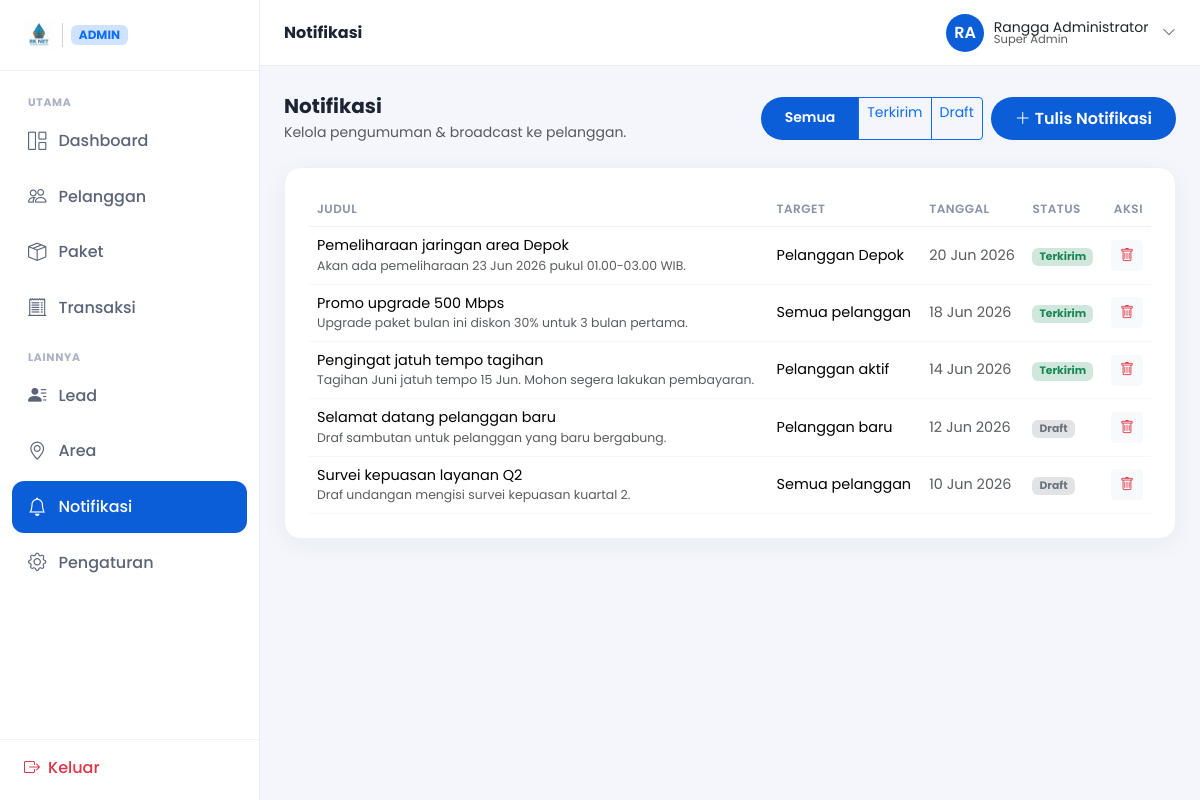
/admin/notifikasi.php (signed in), run on the app's committed database.
### tables this page shows
CREATE TABLE notifikasi (
    id       INT AUTO_INCREMENT PRIMARY KEY,
    judul    VARCHAR(150) NOT NULL,
    isi      TEXT         NOT NULL,
    target   VARCHAR(80)  NOT NULL,
    tanggal  VARCHAR(20)  NOT NULL,
    status   VARCHAR(20)  NOT NULL DEFAULT 'draft'
);

### auth.php (called while the page is built, shortened)
<?php
function idAdminSaatIni(): ?int
{
    return isset($_SESSION['admin_id']) ? (int) $_SESSION['admin_id'] : null;
}

### db.php (called while the page is built, shortened)
<?php
function db(): mysqli
{
    static $db = null;
    if ($db !== null) return $db;
    try {
        $db = new mysqli(DB_HOST, DB_USER, DB_PASS, DB_NAME, DB_PORT);
        $db->set_charset('utf8mb4');
    } catch (mysqli_sql_exception $e) {
        pesanErrorDb('Koneksi database gagal.',
            'Pastikan MySQL berjalan di port ' . DB_PORT . ' dan database <code>' . DB_NAME . '</code> sudah dibuat.');
    }
    return $db;
}
function stmtSiap(string $sql, array $params): mysqli_stmt
{
    $stmt = db()->prepare($sql);
    if ($params) {
        $tipe = '';
        foreach ($params as $p) {
            $tipe .= is_int($p) ? 'i' : (is_float($p) ? 'd' : 's');
        }
        $ref = [$tipe];
        foreach ($params as $i => $v) {
            $ref[] = &$params[$i];
        }
        call_user_func_array([$stmt, 'bind_param'], $ref);
    }
    $stmt->execute();
    return $stmt;
}
function kueri(string $sql, array $params = []): array
{
    return stmtSiap($sql, $params)->get_result()->fetch_all(MYSQLI_ASSOC);
}
function kueriSatu(string $sql, array $params = []): ?array
{
    $baris = stmtSiap($sql, $params)->get_result()->fetch_assoc();
    return $baris ?: null;
}
function kueriNilai(string $sql, array $params = [])
{
    $baris = stmtSiap($sql, $params)->get_result()->fetch_row();
    return $baris ? $baris[0] : null;
}

### admin-config.php (called while the page is built, shortened)
<?php
require_once __DIR__ . '/helpers.php';
require_once __DIR__ . '/db.php';
require_once __DIR__ . '/auth.php';
require_once __DIR__ . '/pagination.php';
$admin = kueriSatu("SELECT nama, email, peran FROM admin WHERE id = ?", [idAdminSaatIni()]);

### pagination.php (called while the page is built, shortened)
<?php
require_once __DIR__ . '/db.php';
function halamanSaatIni(): int
{
    $hal = (int) ($_GET['hal'] ?? 1);
    return $hal < 1 ? 1 : $hal;
}
function ambilPaginasi(string $sqlBase, string $sqlCount, array $params, int $perHalaman = PER_HALAMAN): array
{
    $total = (int) kueriNilai($sqlCount, $params);
    $totalHal = max(1, (int) ceil($total / $perHalaman));
    $hal = min(halamanSaatIni(), $totalHal);
    $offset = ($hal - 1) * $perHalaman;
    $baris = kueri($sqlBase . " LIMIT $perHalaman OFFSET $offset", $params);
    return ['baris' => $baris, 'hal' => $hal, 'totalHal' => $totalHal, 'total' => $total];
}

### helpers.php (called while the page is built, shortened)
<?php
if (!function_exists('badgeStatus')) {
    function badgeStatus(string $status): array
    {
        return match ($status) {
            'lunas'      => ['kelas' => 'bg-success-subtle text-success',     'label' => 'Telah Dibayar'],
            'menunggu'   => ['kelas' => 'bg-warning-subtle text-warning',     'label' => 'Menunggu Pembayaran'],
            'aktif'      => ['kelas' => 'bg-success-subtle text-success',     'label' => 'Aktif'],
            'nonaktif'   => ['kelas' => 'bg-secondary-subtle text-secondary', 'label' => 'Nonaktif'],
            'baru'       => ['kelas' => 'bg-info-subtle text-info',           'label' => 'Baru'],
            'dihubungi'  => ['kelas' => 'bg-primary-subtle text-primary',     'label' => 'Dihubungi'],
            'terjadwal'  => ['kelas' => 'bg-warning-subtle text-warning',     'label' => 'Terjadwal'],
            'selesai'    => ['kelas' => 'bg-success-subtle text-success',     'label' => 'Selesai'],
            'batal'      => ['kelas' => 'bg-secondary-subtle text-secondary', 'label' => 'Batal'],
            'tercakup'   => ['kelas' => 'bg-success-subtle text-success',     'label' => 'Tercakup'],
            'segera'     => ['kelas' => 'bg-warning-subtle text-warning',     'label' => 'Segera'],
            'terkirim'   => ['kelas' => 'bg-success-subtle text-success',     'label' => 'Terkirim'],
            'draft'      => ['kelas' => 'bg-secondary-subtle text-secondary', 'label' => 'Draft'],
            default      => ['kelas' => 'bg-secondary-subtle text-secondary', 'label' => ucfirst($status)],
        };
    }
}

### admin/notifikasi.php (the view, shortened to what this page needs)
<?php
require __DIR__ . '/../admin-config.php';
$judulHalaman = 'Notifikasi';
$status = $_GET['status'] ?? '';
$where = '';
$params = [];
$sqlBase  = "SELECT id, judul, isi, target, tanggal, status FROM notifikasi $where ORDER BY id";
$sqlCount = "SELECT COUNT(*) FROM notifikasi $where";
$hasil = ambilPaginasi($sqlBase, $sqlCount, $params);
?>
<!DOCTYPE html>
<html lang="id">
<?php include __DIR__ . '/partials/shell-head.php'; ?>
<?php include __DIR__ . '/partials/shell-open.php'; ?>
  <div class="d-flex flex-wrap gap-2 align-items-center justify-content-between mb-4">
    <div>
      <h5 class="fw-700 mb-1">Notifikasi</h5>
      <p class="text-muted small mb-0">Kelola pengumuman & broadcast ke pelanggan.</p>
    </div>
    <div class="d-flex flex-wrap gap-2">
      <div class="btn-group" role="group">
        <a href="?status=" class="btn btn-sm <?= $status === '' ? 'btn-rk' : 'btn-outline-primary' ?>">Semua</a>
        <a href="?status=terkirim" class="btn btn-sm <?= $status === 'terkirim' ? 'btn-rk' : 'btn-outline-primary' ?>">Terkirim</a>
        <a href="?status=draft" class="btn btn-sm <?= $status === 'draft' ? 'btn-rk' : 'btn-outline-primary' ?>">Draft</a>
      </div>
      <button class="btn btn-rk" type="button" data-bs-toggle="modal" data-bs-target="#modalTulisNotif">
        <i class="bi bi-plus-lg me-1"></i>Tulis Notifikasi</button>
    </div>
  </div>
  <div class="kartu kartu-pad">
    <div class="table-responsive">
      <table class="table align-middle mb-0 tabel-portal">
        <thead>
          <tr><th>Judul</th><th>Target</th><th>Tanggal</th><th>Status</th><th class="text-end">Aksi</th></tr>
        </thead>
        <tbody>
          <?php foreach ($hasil['baris'] as $n): $b = badgeStatus($n['status']); ?>
          <tr>
            <td>
              <div class="fw-600"><?= htmlspecialchars($n['judul']) ?></div>
              <div class="text-muted" style="font-size:.78rem"><?= htmlspecialchars($n['isi']) ?></div>
            </td>
            <td><?= htmlspecialchars($n['target']) ?></td>
            <td class="text-muted small"><?= htmlspecialchars($n['tanggal']) ?></td>
            <td><span class="badge <?= $b['kelas'] ?>"><?= $b['label'] ?></span></td>
            <td class="text-end">
              <form method="post" action="aksi-notifikasi.php" onsubmit="return confirm('Hapus notifikasi ini?')">
                <button type="submit" class="btn btn-sm btn-light text-danger"><i class="bi bi-trash"></i></button>
              </form>
            </td>
          </tr>
          <?php endforeach; ?>
        </tbody>
      </table>
    </div>
  </div>
<?php include __DIR__ . '/partials/shell-close.php'; ?>

### admin/partials/topbar.php (shortened to what this page needs)
<?php
$inisial = '';
foreach (explode(' ', trim($admin['nama'])) as $kata) {
    if ($kata !== '') $inisial .= mb_substr($kata, 0, 1);
}
$inisial = mb_strtoupper(mb_substr($inisial, 0, 2));
?>
<header class="portal-topbar">
  <div class="kiri">
    <h6 class="mb-0 fw-700"><?= htmlspecialchars($judulHalaman ?? 'Admin') ?></h6>
  </div>
  <div class="kanan">
    <div class="dropdown">
      <button class="topbar-user btn p-0 border-0 bg-transparent" data-bs-toggle="dropdown" aria-expanded="false">
        <span class="ava"><?= htmlspecialchars($inisial) ?></span>
        <span class="d-none d-sm-flex flex-column text-start lh-1">
          <span class="fw-600 small"><?= htmlspecialchars($admin['nama']) ?></span>
          <span class="text-muted" style="font-size:.72rem"><?= htmlspecialchars($admin['peran']) ?></span>
        </span>
        <i class="bi bi-chevron-down small text-muted ms-1"></i>
      </button>
    </div>
  </div>
</header>

### assets/css/style.css (style rules this page uses)
:root { --rk-blue:#0B5ED7; --rk-blue-dark:#06256E; --rk-blue-soft:#E8F0FE; --rk-cyan:#36C5F0; }
* { scroll-behavior:smooth }
body { font-family:'Poppins',system-ui,sans-serif;color:#1c2434 }
.btn-rk { background:var(--rk-blue);color:#fff;border-radius:50rem;padding:.6rem 1.5rem;font-weight:600;border:0;transition:.2s }
.fw-700 { font-weight:700 }

### assets/css/portal.css (style rules this page uses)
body.portal { background:#f4f6fb;font-family:'Poppins',system-ui,sans-serif;color:#1c2434 }
.portal-topbar { background:#fff;border-bottom:1px solid #eaecf3;padding:.85rem 1.5rem; display:flex;align-items:center;justify-content:space-between;position:sticky;top:0;z-index:1020 }
.portal-topbar .kiri { display:flex;align-items:center;gap:.75rem }
.portal-topbar .kanan { display:flex;align-items:center;gap:.5rem }
.topbar-user { display:flex;align-items:center;gap:.6rem;padding:.25rem .35rem .25rem .85rem }
.topbar-user .ava { width:38px;height:38px;border-radius:50%;background:var(--rk-blue);color:#fff;display:flex;align-items:center;justify-content:center;font-weight:600 }
.kartu { background:#fff;border:1px solid #eef0f6;border-radius:1rem;box-shadow:0 6px 24px rgba(6,37,110,.05) }
.kartu-pad { padding:1.5rem }
.tabel-portal thead th { font-size:.75rem;text-transform:uppercase;letter-spacing:.5px;color:#8a93a6;font-weight:600;border-bottom:1px solid #eef0f6 }
.tabel-portal td { border-bottom:1px solid #f4f6fb;font-size:.9rem }

### data on the page
notifikasi: judul "Pemeliharaan jaringan area Depok", isi "Akan ada pemeliharaan 23 Jun 2026 pukul 01.00-03.00 WIB.", target "Pelanggan Depok", tanggal "20 Jun 2026", status "Terkirim"
notifikasi: judul "Promo upgrade 500 Mbps", isi "Upgrade paket bulan ini diskon 30% untuk 3 bulan pertama.", target "Semua pelanggan", tanggal "18 Jun 2026", status "Terkirim"
notifikasi: judul "Pengingat jatuh tempo tagihan", isi "Tagihan Juni jatuh tempo 15 Jun. Mohon segera lakukan pembayaran.", target "Pelanggan aktif", tanggal "14 Jun 2026", status "Terkirim"
notifikasi: judul "Selamat datang pelanggan baru", isi "Draf sambutan untuk pelanggan yang baru bergabung.", target "Pelanggan baru", tanggal "12 Jun 2026", status "Draft"
notifikasi: judul "Survei kepuasan layanan Q2", isi "Draf undangan mengisi survei kepuasan kuartal 2.", target "Semua pelanggan", tanggal "10 Jun 2026", status "Draft"

### other printed values
$grup "UTAMA"
$menu[0] "Dashboard"
$menu[0] "Pelanggan"
$menu[0] "Paket"
$menu[0] "Transaksi"
$grup "LAINNYA"
$menu[0] "Lead"
$menu[0] "Area"
$menu[0] "Notifikasi"
$menu[0] "Pengaturan"
$judulHalaman "Notifikasi"
$inisial "RA"
$admin['nama'] "Rangga Administrator"
$admin['peran'] "Super Admin"
